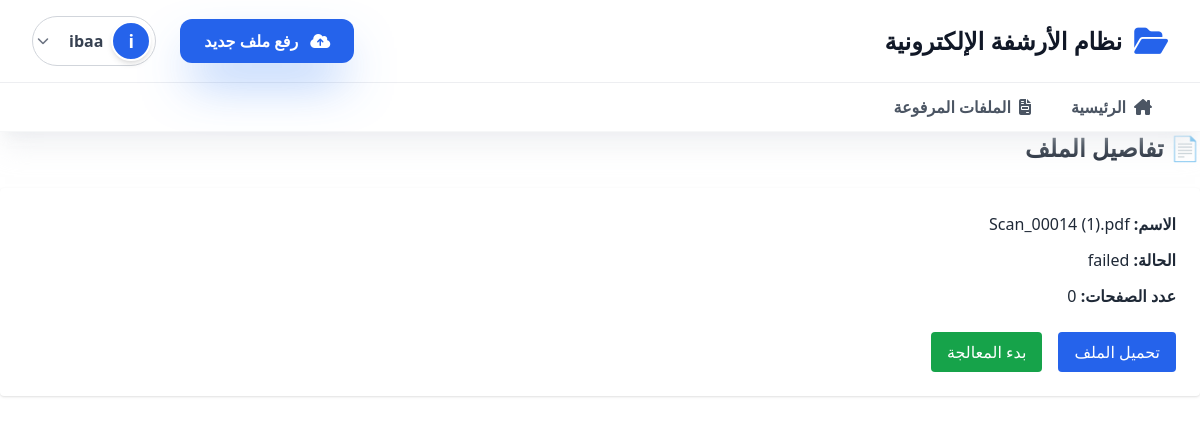
Screenshot of /uploads/13/ (signed in) with the database file from the repository.
### processing/models.py (models this page shows)
class Upload(models.Model):
    STATUS_CHOICES = [
        ('pending', 'Pending'),
        ('uploading', 'Uploading'),
        ('processing', 'Processing'),
        ('completed', 'Completed'),
        ('failed', 'Failed'),
    ]
    user = models.ForeignKey(User, on_delete=models.CASCADE)
    original_filename = models.CharField(max_length=255)
    stored_filename = models.CharField(max_length=255)
    total_pages = models.IntegerField(default=0)
    status = models.CharField(max_length=20, choices=STATUS_CHOICES, default='pending')
    created_at = models.DateTimeField(auto_now_add=True)
    updated_at = models.DateTimeField(auto_now=True)

### processing/views.py (the view)
# urls.py: path('uploads/<int:upload_id>/', views.upload_detail, name='upload_detail'),
@login_required
def upload_detail(request, upload_id):
    upload = get_object_or_404(Upload, id=upload_id, user=request.user)
    return render(request, 'uploads/detail.html', {'upload': upload})

### processing/templates/uploads/detail.html (shortened to what this page needs)
{% extends "base.html" %}
{% block content %}
<h2 class="text-2xl font-bold mb-6">📄 تفاصيل الملف</h2>
<div class="bg-white p-6 rounded shadow">
    <p class="mb-3"><b>الاسم:</b> {{ upload.original_filename }}</p>
    <p class="mb-3"><b>الحالة:</b> {{ upload.status }}</p>
    <p class="mb-3"><b>عدد الصفحات:</b> {{ upload.total_pages }}</p>
    <div class="mt-6 flex gap-4">
        <a href="{% url 'download_file' upload.id %}" class="bg-blue-600 text-white px-4 py-2 rounded">
            تحميل الملف
        </a>
        <a href="{% url 'processing:process_upload' upload.id %}" class="bg-green-600 text-white px-4 py-2 rounded">
            بدء المعالجة
        </a>
    </div>
</div>
{% endblock %}

### processing/templates/base.html (shortened to what this page needs)
{% load static %}
<!DOCTYPE html>
<html lang="ar" dir="rtl">
<head>
    <link rel="stylesheet" href="https://cdnjs.cloudflare.com/ajax/libs/font-awesome/6.5.2/css/all.min.css" />
    <script src="https://cdn.tailwindcss.com"></script>
</head>
<body class="body-pattern text-gray-800">
<header class="sticky top-0 z-50 bg-white shadow-xl shadow-gray-200/50 border-b border-gray-100/70">
    <div class="max-w-7xl mx-auto px-4 sm:px-6 lg:px-8 py-4 flex justify-between items-center">
        <a href="{% url 'processing:dashboard' %}" class="flex items-center gap-3 flex-shrink-0 group">
            <span class="text-blue-600 text-3xl transition-transform group-hover:scale-105">
                <i class="fa-solid fa-folder-open"></i>
            </span>
            <h1 class="text-2xl font-extrabold text-gray-900 transition-colors group-hover:text-blue-700">نظام الأرشفة الإلكترونية</h1>
        </a>
        <div class="flex items-center gap-6 flex-shrink-0">
            <a href="{% url 'processing:upload_create' %}"
               class="bg-blue-600 text-white px-6 py-2.5 rounded-xl font-extrabold text-base
                      shadow-2xl shadow-blue-500/70
                      hover:bg-blue-700 transition transform hover:-translate-y-0.5 hover:shadow-blue-500/90 duration-300">
                <i class="fa-solid fa-cloud-upload-alt ml-2"></i> رفع ملف جديد
            </a>
            {% if user.is_authenticated %}
            <div x-data="{ open: false }" @keydown.escape.window="open = false" class="relative">
                <button @click="open = !open" type="button"
                        class="flex items-center gap-2 p-1 bg-white rounded-full
                               border border-gray-300 hover:border-blue-400
                               transition duration-150 focus:outline-none focus:ring-4 focus:ring-blue-500/50">
                    <div class="w-10 h-10 bg-blue-600 rounded-full flex items-center justify-center
                                text-white font-bold text-lg border-2 border-white shadow-md">
                        {{ user.username|slice:":1" }}{{ user.last_name|slice:":1" }}
                    </div>
                    <span class="font-bold text-gray-700 hidden sm:block ml-1">{{ user.username }}</span>
                    <i class="fa-solid fa-chevron-down text-gray-500 text-xs mr-2 transition-transform" :class="{ 'rotate-180': open }"></i>
                </button>
            </div>
            {% endif %}
        </div>
    </div>
    <div class="h-px bg-gray-200/70"></div>
    <nav class="max-w-7xl mx-auto px-4 sm:px-6 lg:px-8">
        <div class="flex items-center gap-2 text-base font-semibold">
            <a href="{% url 'processing:dashboard' %}" class="py-3 px-4 transition duration-200 rounded-t-lg flex items-center {% if request.resolver_match.url_name == 'dashboard' %}text-blue-700 border-b-4 border-blue-600 font-extrabold -mb-px bg-blue-50{% else %}text-gray-600 hover:text-blue-700 hover:bg-blue-50/50{% endif %}">
                <i class="fa-solid fa-house-chimney ml-2"></i> الرئيسية
            </a>
            <a href="{% url 'processing:upload_list' %}" class="py-3 px-4 transition duration-200 rounded-t-lg flex items-center {% if request.resolver_match.url_name == 'upload_list' %}text-blue-700 border-b-4 border-blue-600 font-extrabold -mb-px bg-blue-50{% else %}text-gray-600 hover:text-blue-700 hover:bg-blue-50/50{% endif %}">
                <i class="fa-solid fa-file-invoice ml-2"></i> الملفات المرفوعة
            </a>
        </div>
    </nav>
</header>
{% block content %}{% endblock %}
</body>
</html>

### rows the page displays
Upload: original_filename "Scan_00014 (1).pdf", status "failed", total_pages "0"

### other values shown
{{ user.username|slice:":1" }} "i"
{{ user.username }} "ibaa"
